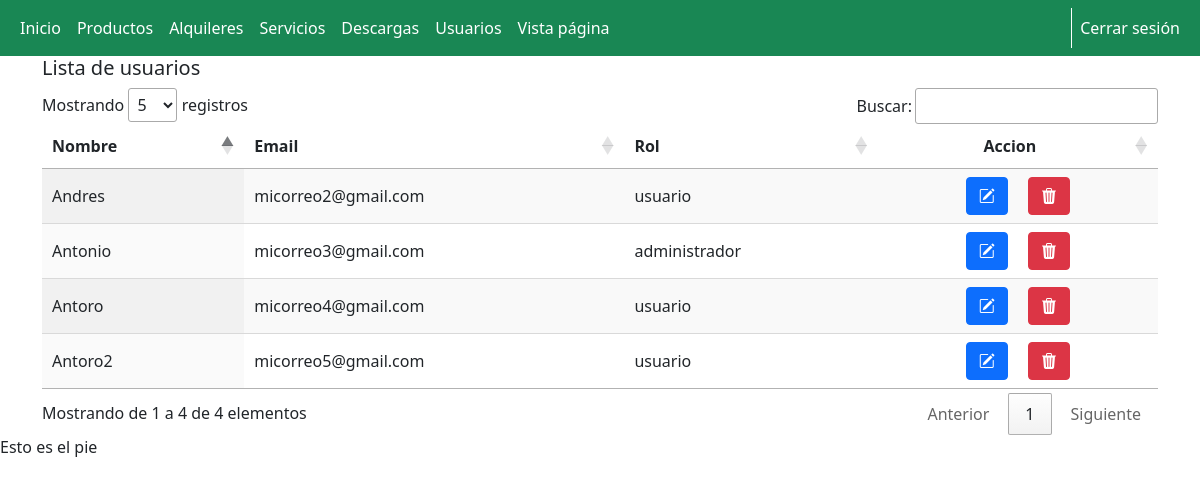
/admin/usuarios.php (signed in), run on the app's committed database.
### tables this page shows
CREATE TABLE `usuario` (
  `id` int(11) NOT NULL,
  `nombre` varchar(30) NOT NULL,
  `email` varchar(200) NOT NULL,
  `password` varchar(200) NOT NULL,
  `id_rol` int(11) NOT NULL DEFAULT 2
);

CREATE TABLE `roles` (
  `id_rol` int(11) NOT NULL,
  `rol` varchar(25) NOT NULL
);

### config/conexion.php (called while the page is built, shortened)
<?php
Class Conexion extends Database {
    public function __construct() {
        $this->datos = "mysql:host=127.0.0.1;dbname=$this->dbname";
    }
    public function conexion() {
        try {
            $conn = new PDO($this->datos, $this->username, $this->password);
        } catch (PDOException $pe) {
            die("No se ha podido conectar con $this->dbname :" . $pe->getMessage());
        }
        return $conn;
    }
}

### config/funcionesUsuarios.php (called while the page is built, shortened)
<?php
require_once(__DIR__.'/conexion.php');
class FuncionesUsuarios{
    private $conexion;
    public function  __construct(){
        $bd = new Conexion;
        $this->conexion = $bd->conexion();
    }
    public function consultarUsuario(){
        $sql = "SELECT u.id, u.nombre, u.email, r.rol FROM `usuario` AS u JOIN `roles` AS r on u.id_rol = r.id_rol ORDER BY u.nombre;";
        $query = $this->conexion -> prepare($sql);
        $query -> execute();
        $results = $query -> fetchAll(PDO::FETCH_OBJ);
        return $results;
    }
}

### admin/usuarios.php (the view, shortened to what this page needs)
<?php
include 'template/cabecera.php';
include("../config/funcionesUsuarios.php");
if (isset($_SESSION['usuario']) && $_SESSION['rol'] == '1') {
    $consulta = new FuncionesUsuarios;
    $resultados = $consulta->consultarUsuario();
?>
    <div>
        <h5>Lista de usuarios</h5>
    </div>
    <div class="container">
        <div class="row">
            <div class="col-lg-12">
                <table id="usuarios" class="display nowrap" style="width:100%">
                    <thead>
                        <tr>
                            <th>Nombre</th>
                            <th>Email</th>
                            <th>Rol</th>
                            <th class='text-center'>Accion</th>
                        </tr>
                    </thead>
                    <tbody>
                        <?php
                        foreach ($resultados as $resultado) {
                        ?>
                            <tr>
                                <td><?php echo $resultado->nombre; ?></td>
                                <td><?php echo $resultado->email; ?></td>
                                <td><?php echo $resultado->rol; ?></td>
                                <td class='text-center'><a href="usuarios/formEditarUsuario.php?id=<?php echo $resultado->id; ?>" class="btn btn-primary mx-2"><i class="bi bi-pencil-square"></i></a>
                                    <a href="usuarios/borrarUsuario.php?id=<?php echo $resultado->id; ?>" class="btn btn-danger mx-2"><i class="bi bi-trash3-fill"></i></a>
                                </td>
                            </tr>
                        <?php
                        }
                        ?>
                    </tbody>
                </table>
            </div>
        </div>
    </div>
<?php
    include("template/pie.php");
} else {
    header('Location: ../');
}
?>

### data on the page
usuario: nombre "Andres", email "micorreo2@gmail.com", id_rol.rol "usuario"
usuario: nombre "Antonio", email "micorreo3@gmail.com", id_rol.rol "administrador"
usuario: nombre "Antoro", email "micorreo4@gmail.com", id_rol.rol "usuario"
usuario: nombre "Antoro2", email "micorreo5@gmail.com", id_rol.rol "usuario"
